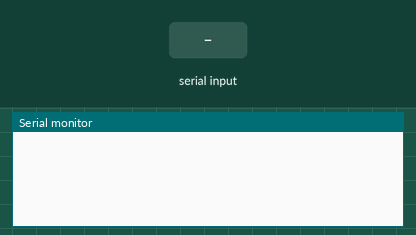
Simulated run of this sketch. Board: Arduino Uno, built with avr-gcc and run on an emulated ATmega328P. On the bench: the last lines printed to the serial monitor. The inputs (shaded band) are chosen by the test bench.

Above: at 1.2 s.
1.3 s: "i" received over Serial
At 2.5 s:
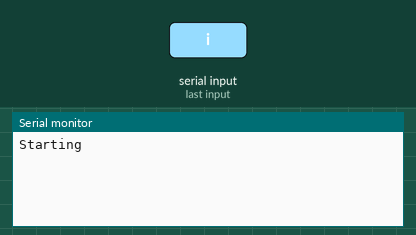
2.8 s: "a" received over Serial
At 3.9 s:
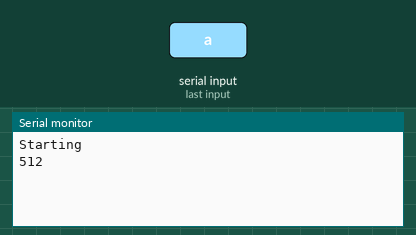

Measured:
- after the input at 1.3 s, the serial monitor: prints a new line at once (image 1)
- after the input at 2.8 s, the serial monitor: prints a new line at once (image 2)

The sketch:

arduino_serial.ino
```cpp
bool serial_connection = false;

void setup() {
  Serial.begin(9600);
}

void loop() {

  if (Serial.available() > 0)
  {
    char inData = Serial.read();

    if (inData == 'i' && serial_connection == false)
    {
      Serial.println("Starting");
      serial_connection = true;
    }
    else if(inData == 'a' && serial_connection == true)
    {
      Serial.println(analogRead(0));
    }
    else if (inData == 'i' && serial_connection == true)
    {
      serial_connection = false;
    }
  }

}
```
